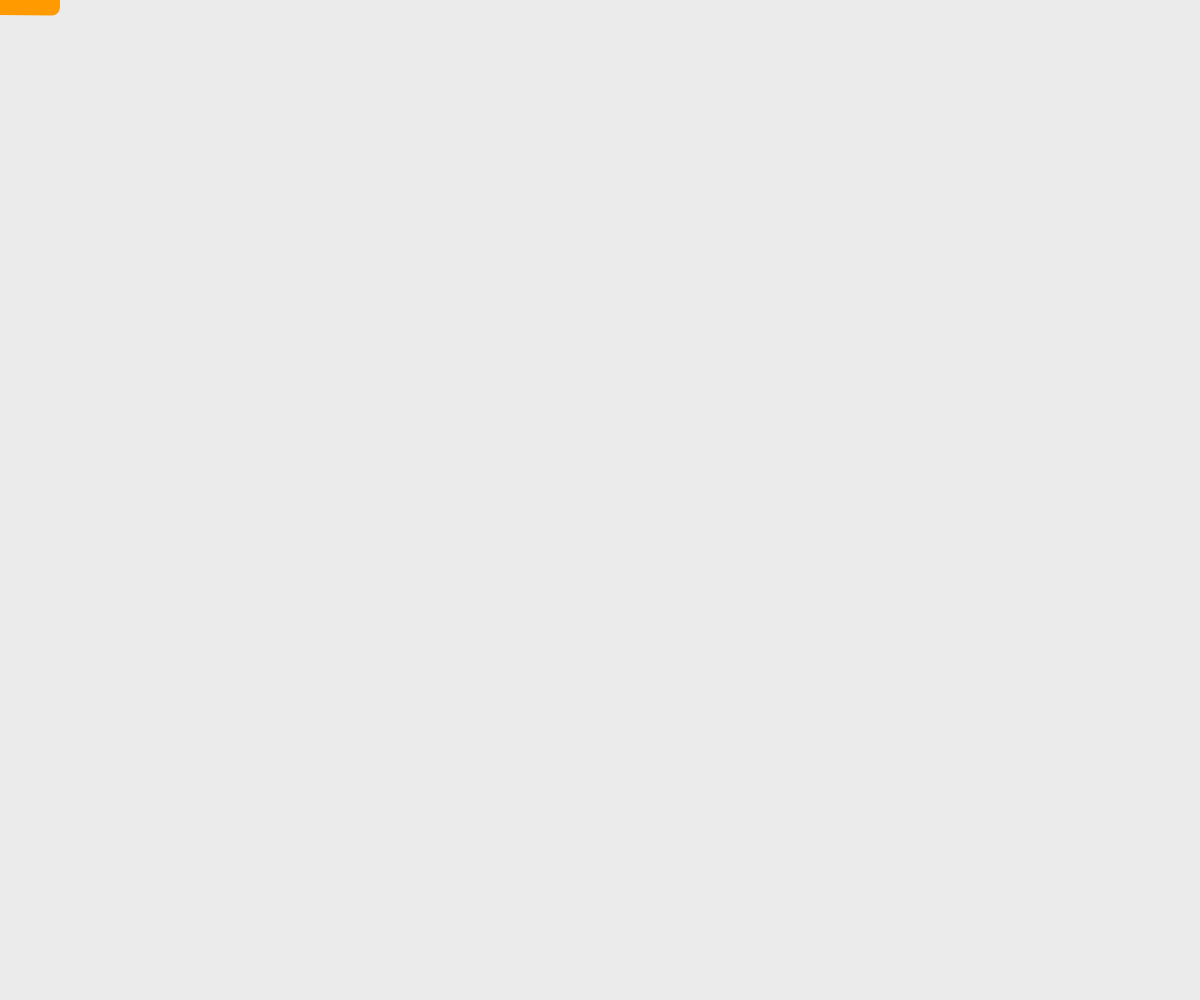
Frame 1 (no input)
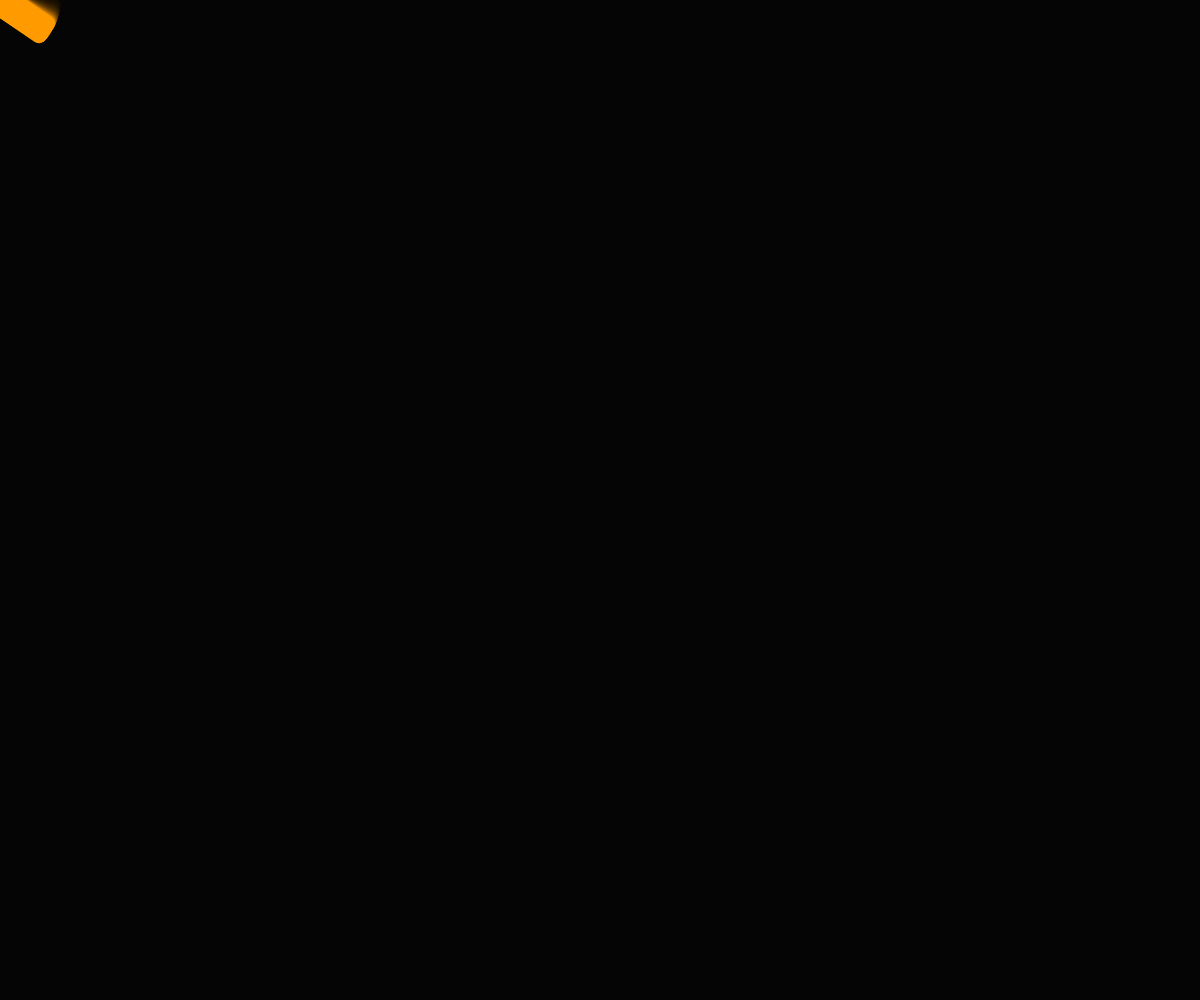
Frame 60 (no input)
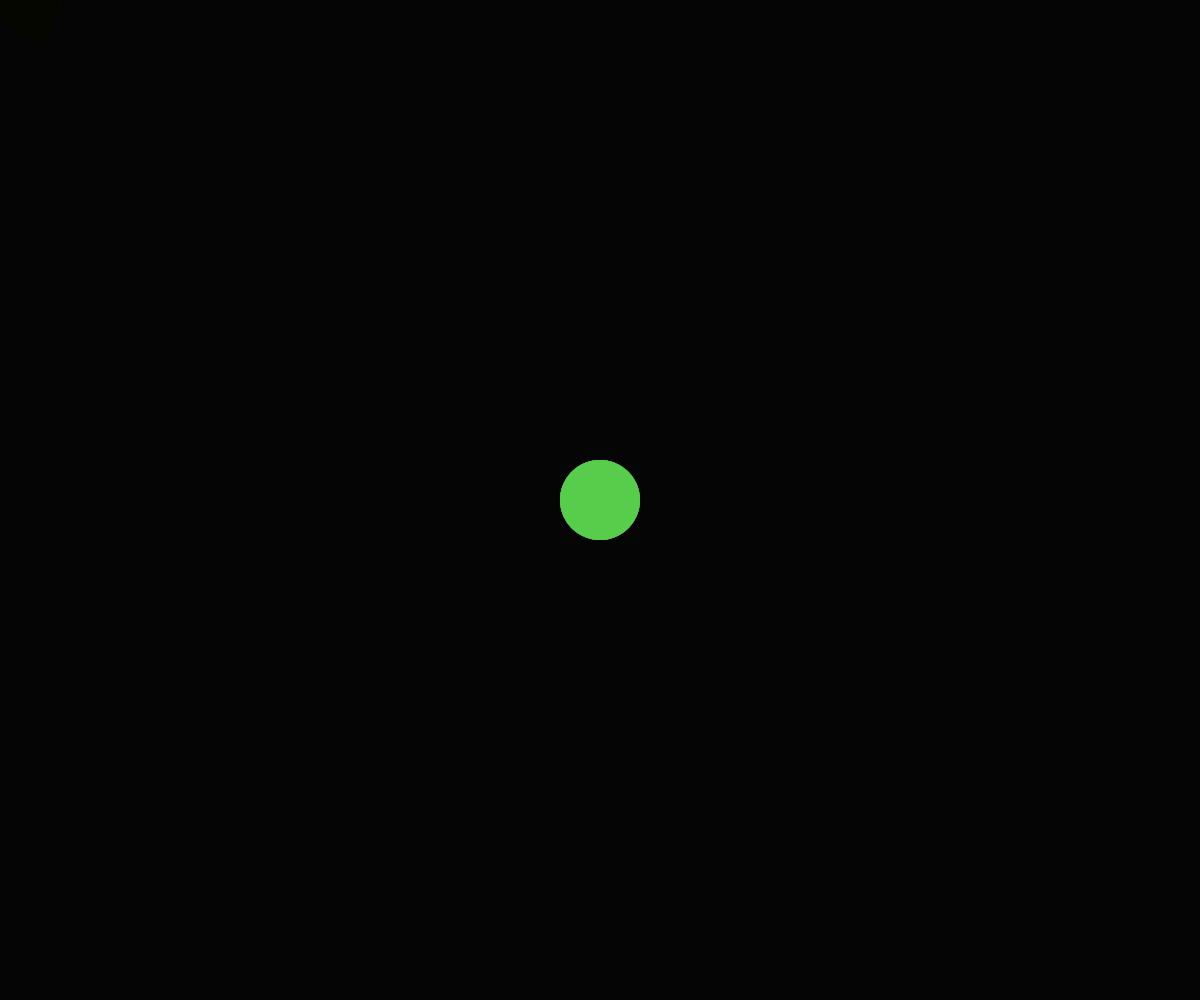
Frame 120 (the mouse pressed at the canvas centre since frame 60)

The p5.js sketch that drew these frames (run headless with seeded random() and noise() and a simulated clock; from frame 60 on, the mouse is pressed at the canvas centre):

// p5.js sketch
// ── sketch.js
let mode = 0;      
let angle = 0;
let col1, col2;




function setup() {
  createCanvas(windowWidth, windowHeight);
  rectMode(CENTER);
  col1 = color("#ff9b00");
  col2 = color("#00e2f2");
  noStroke();
}



function draw() {
  background(0, 20);  

  const speed = map(mouseX, 0, width, 0.01, 0.08);
  angle += speed;

  push();
  translate(mouseX, mouseY);
  rotate(angle);




  if (mode === 0) {
    fill(col1);
    rect(0, 0, 120, 30, 8);
  } else {
    fill(col2);
    ellipse(0, 0, 80, 80);
  }
  pop();
}



// function mousePressed() {

//   mode === 1;
//   col1 = color(random(255), random(255), random(255));
//   
// }


function mousePressed() {

  mode = 1 - mode;
  col1 = color(random(255), random(255), random(255));
  col2 = color(random(255), random(255), random(255));
}

function keyPressed() {
  if (key === 'c' || key === 'C') background(0); 
}

// Move the mouse to change rotation speed.
// Click to toggle between rectangle and ellipse
// Press C to clear the canvas
